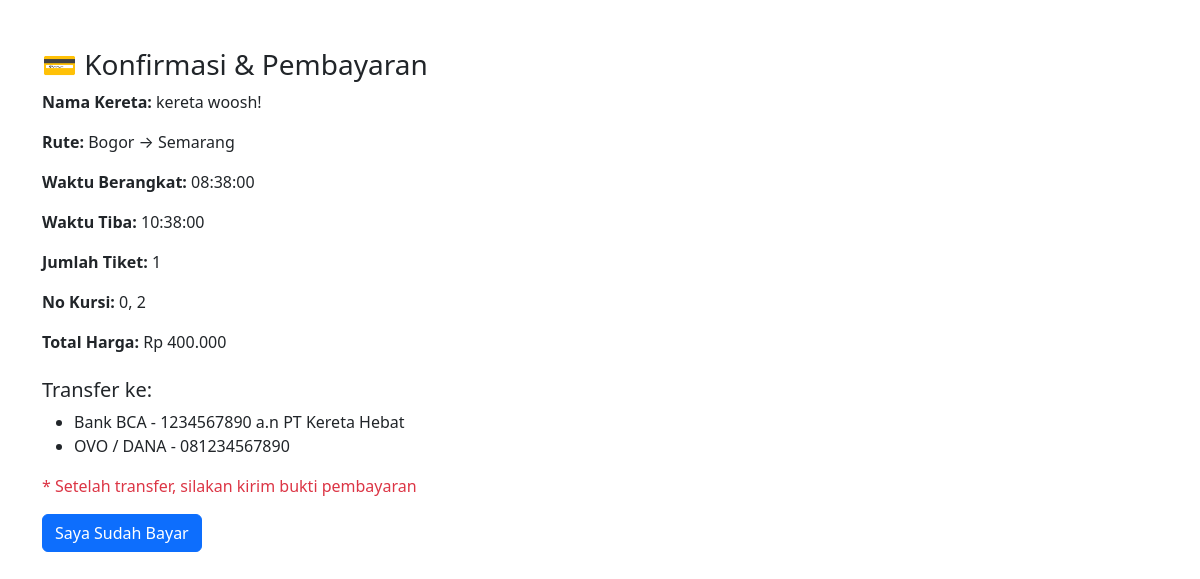
Page /bayar.php?id_pemesanan=4 on the committed database.
### tables this page shows
CREATE TABLE `pemesanan` (
  `id_pemesanan` int(11) NOT NULL,
  `id_jadwal` int(11) NOT NULL,
  `id_user` int(11) NOT NULL,
  `jumlah_tiket` int(11) NOT NULL,
  `total_bayar` decimal(10,2) NOT NULL,
  `status_bayar` enum('gagal','proses','berhasil') NOT NULL,
  `waktu_pemesanan` time NOT NULL,
  `nama` varchar(255) NOT NULL
);

CREATE TABLE `kereta` (
  `id_kereta` int(11) NOT NULL,
  `nama_kereta` varchar(255) NOT NULL,
  `jenis` enum('ekonomi','eksekutif','vip') NOT NULL,
  `kapasitas` int(11) NOT NULL
);

CREATE TABLE `jadwal` (
  `id_jadwal` int(11) NOT NULL,
  `id_kereta` int(11) NOT NULL,
  `asal` varchar(255) NOT NULL,
  `tujuan` varchar(255) NOT NULL,
  `tanggal` date NOT NULL,
  `waktu_berangkat` time NOT NULL,
  `waktu_tiba` time NOT NULL,
  `harga` decimal(10,2) NOT NULL
);

### bayar.php (the view, shortened to what this page needs)
<?php
include 'koneksi.php';
$id_pemesanan = $_GET['id_pemesanan'];
$pemesanan = mysqli_fetch_assoc(mysqli_query($conn, "
    SELECT
        p.id_jadwal, p.jumlah_tiket, p.total_bayar,
        j.asal, j.tujuan, j.waktu_berangkat, j.waktu_tiba,
        k.nama_kereta
    FROM pemesanan p
    JOIN jadwal j ON p.id_jadwal = j.id_jadwal
    JOIN kereta k ON j.id_kereta = k.id_kereta
    WHERE p.id_pemesanan = '$id_pemesanan'
"));
$kursi = [];
$result = mysqli_query($conn, "SELECT no_kursi FROM penumpang WHERE id_pemesanan = '$id_pemesanan'");
while ($row = mysqli_fetch_assoc($result)) {
    $kursi[] = $row['no_kursi'];
}
?>
<!DOCTYPE html>
<html lang="id">
<head>
    <link href="https://cdn.jsdelivr.net/npm/bootstrap@5.3.3/dist/css/bootstrap.min.css" rel="stylesheet">
</head>
<body>
<div class="container mt-5">
    <h3>💳 Konfirmasi & Pembayaran</h3>
    <p><strong>Nama Kereta:</strong> <?= $pemesanan['nama_kereta'] ?></p>
    <p><strong>Rute:</strong> <?= $pemesanan['asal'] ?> → <?= $pemesanan['tujuan'] ?></p>
    <p><strong>Waktu Berangkat:</strong> <?= $pemesanan['waktu_berangkat'] ?></p>
    <p><strong>Waktu Tiba:</strong> <?= $pemesanan['waktu_tiba'] ?></p>
    <p><strong>Jumlah Tiket:</strong> <?= $pemesanan['jumlah_tiket'] ?></p>
    <p><strong>No Kursi:</strong> <?= implode(', ', $kursi) ?></p>
    <p><strong>Total Harga:</strong> Rp <?= number_format($pemesanan['total_bayar'], 0, ',', '.') ?></p>
    <h5 class="mt-4">Transfer ke:</h5>
    <ul>
        <li>Bank BCA - 1234567890 a.n PT Kereta Hebat</li>
        <li>OVO / DANA - 081234567890</li>
    </ul>
    <p class="text-danger">* Setelah transfer, silakan kirim bukti pembayaran</p>
    <a href="payment.php?id_pemesanan=<?= $id_pemesanan ?>" class="btn btn-primary">Saya Sudah Bayar</a>
</div>
</body>
</html>

### rows in the picture
pemesanan: kereta.nama_kereta "kereta woosh!", id_jadwal.asal "Bogor", id_jadwal.tujuan "Semarang", id_jadwal.waktu_berangkat "08:38:00", id_jadwal.waktu_tiba "10:38:00", jumlah_tiket "1", total_bayar "400.000"

### other values in the picture
implode(', ', $kursi) "0, 2"
